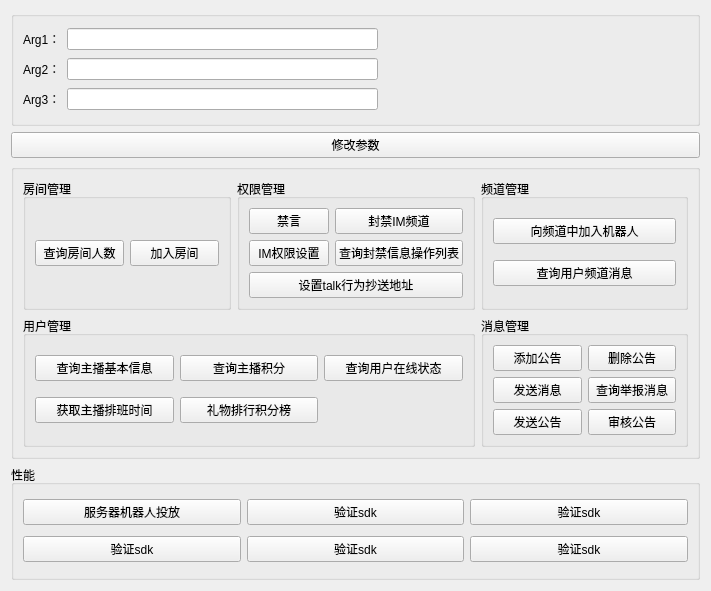
<?xml version="1.0" encoding="UTF-8"?>
<ui version="4.0">
 <class>TestDemo</class>
 <widget class="QWidget" name="TestDemo">
  <property name="geometry">
   <rect>
    <x>0</x>
    <y>0</y>
    <width>711</width>
    <height>591</height>
   </rect>
  </property>
  <property name="windowTitle">
   <string>TestDemo</string>
  </property>
  <layout class="QVBoxLayout" name="verticalLayout">
   <item>
    <widget class="QGroupBox" name="groupBox_2">
     <property name="title">
      <string/>
     </property>
     <layout class="QGridLayout" name="gridLayout">
      <item row="0" column="0">
       <widget class="QLabel" name="label">
        <property name="text">
         <string>Arg1：</string>
        </property>
       </widget>
      </item>
      <item row="2" column="1">
       <widget class="QLineEdit" name="lineEdit_3"/>
      </item>
      <item row="2" column="0">
       <widget class="QLabel" name="label_3">
        <property name="text">
         <string>Arg3：</string>
        </property>
       </widget>
      </item>
      <item row="0" column="1">
       <widget class="QLineEdit" name="lineEdit"/>
      </item>
      <item row="1" column="1">
       <widget class="QLineEdit" name="lineEdit_2"/>
      </item>
      <item row="2" column="2">
       <spacer name="horizontalSpacer_3">
        <property name="orientation">
         <enum>Qt::Horizontal</enum>
        </property>
        <property name="sizeHint" stdset="0">
         <size>
          <width>40</width>
          <height>20</height>
         </size>
        </property>
       </spacer>
      </item>
      <item row="1" column="0">
       <widget class="QLabel" name="label_2">
        <property name="text">
         <string>Arg2：</string>
        </property>
       </widget>
      </item>
      <item row="1" column="2">
       <spacer name="horizontalSpacer_2">
        <property name="orientation">
         <enum>Qt::Horizontal</enum>
        </property>
        <property name="sizeHint" stdset="0">
         <size>
          <width>40</width>
          <height>20</height>
         </size>
        </property>
       </spacer>
      </item>
      <item row="0" column="2">
       <spacer name="horizontalSpacer">
        <property name="orientation">
         <enum>Qt::Horizontal</enum>
        </property>
        <property name="sizeHint" stdset="0">
         <size>
          <width>40</width>
          <height>20</height>
         </size>
        </property>
       </spacer>
      </item>
     </layout>
    </widget>
   </item>
   <item>
    <widget class="QPushButton" name="pushButton_37">
     <property name="text">
      <string>修改参数</string>
     </property>
     <property name="default">
      <bool>false</bool>
     </property>
     <property name="flat">
      <bool>false</bool>
     </property>
    </widget>
   </item>
   <item>
    <widget class="QGroupBox" name="groupBox">
     <property name="title">
      <string/>
     </property>
     <layout class="QGridLayout" name="gridLayout_2">
      <item row="0" column="0">
       <widget class="QGroupBox" name="groupBox_4">
        <property name="title">
         <string>房间管理</string>
        </property>
        <layout class="QGridLayout" name="gridLayout_4">
         <item row="0" column="0">
          <widget class="QPushButton" name="pushButton">
           <property name="text">
            <string>查询房间人数</string>
           </property>
          </widget>
         </item>
         <item row="0" column="1">
          <widget class="QPushButton" name="pushButton_2">
           <property name="text">
            <string>加入房间</string>
           </property>
          </widget>
         </item>
        </layout>
       </widget>
      </item>
      <item row="0" column="2">
       <widget class="QGroupBox" name="groupBox_6">
        <property name="title">
         <string>频道管理</string>
        </property>
        <layout class="QGridLayout" name="gridLayout_7">
         <item row="1" column="1">
          <widget class="QPushButton" name="pushButton_36">
           <property name="text">
            <string>查询用户频道消息</string>
           </property>
          </widget>
         </item>
         <item row="0" column="1">
          <widget class="QPushButton" name="pushButton_3">
           <property name="text">
            <string>向频道中加入机器人</string>
           </property>
          </widget>
         </item>
        </layout>
       </widget>
      </item>
      <item row="2" column="2">
       <widget class="QGroupBox" name="groupBox_7">
        <property name="title">
         <string>消息管理</string>
        </property>
        <layout class="QGridLayout" name="gridLayout_6">
         <item row="1" column="1">
          <widget class="QPushButton" name="pushButton_33">
           <property name="text">
            <string>查询举报消息</string>
           </property>
          </widget>
         </item>
         <item row="0" column="1">
          <widget class="QPushButton" name="pushButton_31">
           <property name="text">
            <string>删除公告</string>
           </property>
          </widget>
         </item>
         <item row="1" column="0">
          <widget class="QPushButton" name="pushButton_4">
           <property name="text">
            <string>发送消息</string>
           </property>
          </widget>
         </item>
         <item row="0" column="0">
          <widget class="QPushButton" name="pushButton_34">
           <property name="text">
            <string>添加公告</string>
           </property>
          </widget>
         </item>
         <item row="2" column="1">
          <widget class="QPushButton" name="pushButton_35">
           <property name="text">
            <string>审核公告</string>
           </property>
          </widget>
         </item>
         <item row="2" column="0">
          <widget class="QPushButton" name="pushButton_32">
           <property name="text">
            <string>发送公告</string>
           </property>
          </widget>
         </item>
        </layout>
       </widget>
      </item>
      <item row="2" column="0" colspan="2">
       <widget class="QGroupBox" name="groupBox_8">
        <property name="title">
         <string>用户管理</string>
        </property>
        <layout class="QGridLayout" name="gridLayout_8">
         <item row="0" column="0">
          <widget class="QPushButton" name="pushButton_9">
           <property name="text">
            <string>查询主播基本信息</string>
           </property>
          </widget>
         </item>
         <item row="1" column="0">
          <widget class="QPushButton" name="pushButton_15">
           <property name="text">
            <string>获取主播排班时间</string>
           </property>
          </widget>
         </item>
         <item row="1" column="1">
          <widget class="QPushButton" name="pushButton_16">
           <property name="text">
            <string>礼物排行积分榜</string>
           </property>
          </widget>
         </item>
         <item row="0" column="1">
          <widget class="QPushButton" name="pushButton_10">
           <property name="text">
            <string>查询主播积分</string>
           </property>
          </widget>
         </item>
         <item row="0" column="2">
          <widget class="QPushButton" name="pushButton_5">
           <property name="text">
            <string>查询用户在线状态</string>
           </property>
          </widget>
         </item>
        </layout>
       </widget>
      </item>
      <item row="0" column="1">
       <widget class="QGroupBox" name="groupBox_5">
        <property name="title">
         <string>权限管理</string>
        </property>
        <layout class="QGridLayout" name="gridLayout_5">
         <item row="0" column="1">
          <widget class="QPushButton" name="pushButton_29">
           <property name="text">
            <string>封禁IM频道</string>
           </property>
          </widget>
         </item>
         <item row="1" column="1">
          <widget class="QPushButton" name="pushButton_30">
           <property name="text">
            <string>查询封禁信息操作列表</string>
           </property>
          </widget>
         </item>
         <item row="0" column="0">
          <widget class="QPushButton" name="pushButton_6">
           <property name="text">
            <string>禁言</string>
           </property>
          </widget>
         </item>
         <item row="1" column="0">
          <widget class="QPushButton" name="pushButton_28">
           <property name="text">
            <string>IM权限设置</string>
           </property>
          </widget>
         </item>
         <item row="2" column="0" colspan="2">
          <widget class="QPushButton" name="pushButton_27">
           <property name="text">
            <string>设置talk行为抄送地址</string>
           </property>
          </widget>
         </item>
        </layout>
       </widget>
      </item>
     </layout>
    </widget>
   </item>
   <item>
    <widget class="QGroupBox" name="groupBox_3">
     <property name="title">
      <string>性能</string>
     </property>
     <layout class="QGridLayout" name="gridLayout_9">
      <item row="0" column="0">
       <widget class="QPushButton" name="pushButton_7">
        <property name="text">
         <string>服务器机器人投放</string>
        </property>
       </widget>
      </item>
      <item row="0" column="1">
       <widget class="QPushButton" name="pushButton_11">
        <property name="text">
         <string>验证sdk</string>
        </property>
       </widget>
      </item>
      <item row="1" column="0">
       <widget class="QPushButton" name="pushButton_13">
        <property name="text">
         <string>验证sdk</string>
        </property>
       </widget>
      </item>
      <item row="1" column="1">
       <widget class="QPushButton" name="pushButton_8">
        <property name="text">
         <string>验证sdk</string>
        </property>
       </widget>
      </item>
      <item row="1" column="2">
       <widget class="QPushButton" name="pushButton_14">
        <property name="text">
         <string>验证sdk</string>
        </property>
       </widget>
      </item>
      <item row="0" column="2">
       <widget class="QPushButton" name="pushButton_12">
        <property name="text">
         <string>验证sdk</string>
        </property>
       </widget>
      </item>
     </layout>
    </widget>
   </item>
  </layout>
 </widget>
 <resources/>
 <connections/>
</ui>
